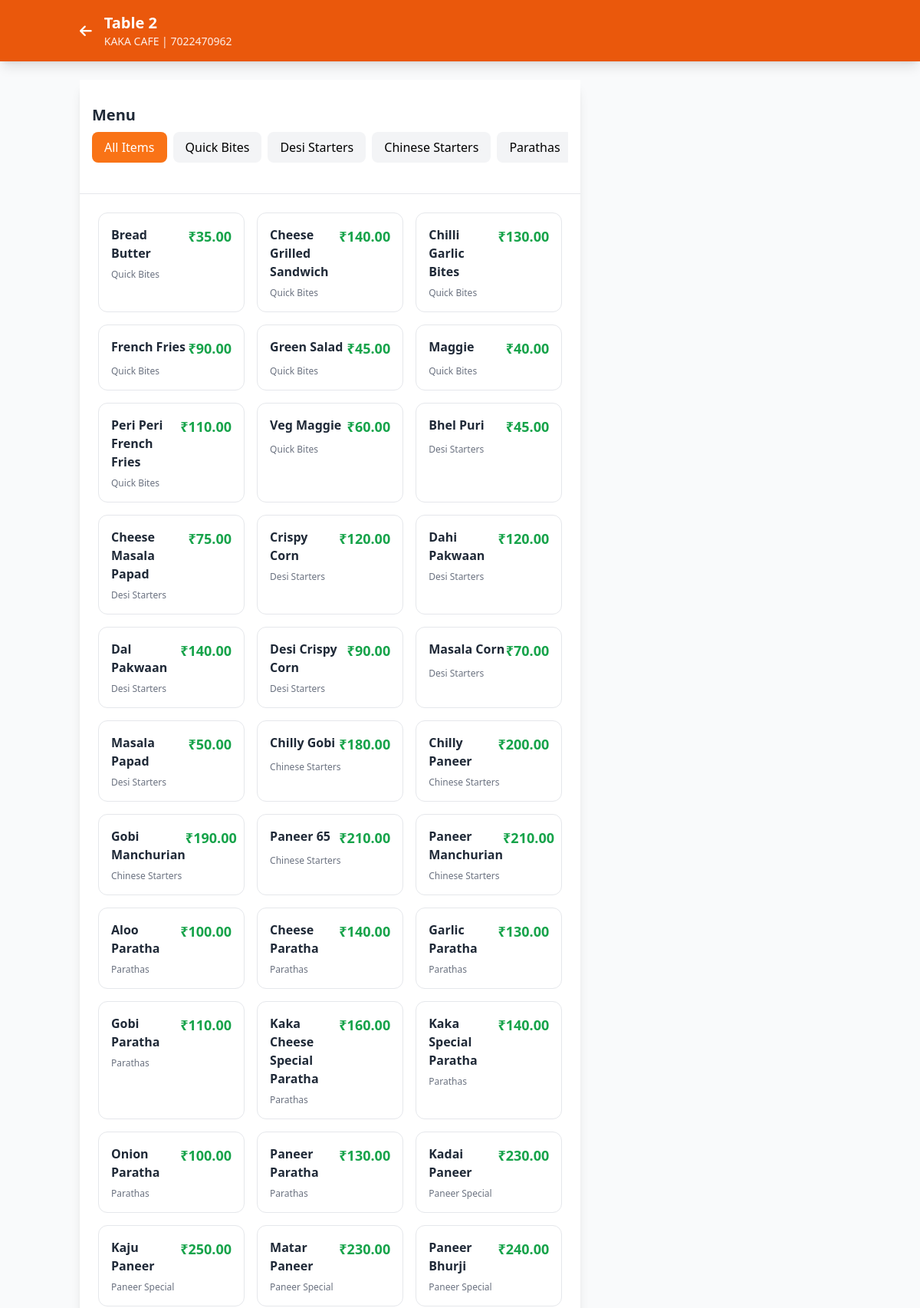
The page /table/10/ (upper part) on the database its author committed.
### pos/models.py (models this page shows, shortened)
class Table(models.Model):
    table_number = models.CharField(max_length=10, unique=True)
    table_name = models.CharField(max_length=50, blank=True)
    capacity = models.IntegerField(default=4)
    status = models.CharField(max_length=20, default='available',
                             choices=[('available', 'Available'),
                                     ('occupied', 'Occupied')])

class Restaurant(models.Model):
    name = models.CharField(max_length=200, default="KAKA CAFE")
    address = models.TextField(default="Bangalore")
    phone = models.CharField(max_length=20, default="7022470962")
    email = models.EmailField(default="contact@kakacafe.com")
    gstin = models.CharField(max_length=15, blank=True)
    logo = models.ImageField(upload_to='logos/', blank=True)

class Category(models.Model):
    name = models.CharField(max_length=100)
    display_order = models.IntegerField(default=0)
    class Meta:
        ordering = ['display_order']
        verbose_name_plural = "Categories"

class MenuItem(models.Model):
    category = models.ForeignKey(Category, on_delete=models.CASCADE, related_name='menuitems')
    name = models.CharField(max_length=200)
    description = models.TextField(blank=True)
    price = models.DecimalField(max_digits=10, decimal_places=2)
    is_available = models.BooleanField(default=True)
    class Meta:
        ordering = ['category__display_order', 'name']

### pos/views.py (the view)
# urls.py: path('table/<int:table_id>/', views.table_detail, name='table_detail'),
def table_detail(request, table_id):
    table = get_object_or_404(Table, id=table_id)
    order = Order.objects.filter(table=table, status='active').first()
    categories = Category.objects.all()
    context = {
        'table': table,
        'order': order,
        'categories': categories,
    }
    return render(request, 'pos/table_detail.html', context)

### pos/context_processors.py (called while the page is built)
def restaurant_info(request):
    restaurant = Restaurant.objects.first()
    return {
        'restaurant': restaurant if restaurant else Restaurant(),
        'now': '2024-01-10',  # You can replace with actual datetime
    }

### templates/pos/table_detail.html (shortened to what this page needs)
<!DOCTYPE html>
<html lang="en">
<head>
    <script src="https://cdn.tailwindcss.com"></script>
    <link rel="stylesheet" href="https://cdnjs.cloudflare.com/ajax/libs/font-awesome/6.4.0/css/all.min.css">
</head>
<body class="bg-gray-50">
    <header class="bg-orange-600 text-white shadow-lg">
        <div class="container mx-auto px-4 py-4">
            <div class="flex justify-between items-center">
                <div class="flex items-center space-x-4">
                    <a href="{% url 'home' %}" class="text-white hover:text-gray-200">
                        <i class="fas fa-arrow-left text-lg"></i>
                    </a>
                    <div>
                        <h1 class="text-xl font-bold">Table {{ table.table_number }}</h1>
                        <p class="text-sm opacity-90">{{ restaurant.name }} | {{ restaurant.phone }}</p>
                    </div>
                </div>
            </div>
        </div>
    </header>
    <main class="container mx-auto px-4 py-6">
        <div class="grid grid-cols-1 lg:grid-cols-3 gap-6">
            <div class="lg:col-span-2">
                <div class="bg-white rounded-xl shadow-lg">
                    <div class="sticky-categories border-b">
                        <div class="p-4">
                            <h2 class="text-xl font-bold text-gray-800 mb-2">Menu</h2>
                            <div class="flex space-x-2 overflow-x-auto pb-2">
                                <button class="category-tab px-4 py-2 rounded-lg font-medium whitespace-nowrap bg-orange-500 text-white"
                                        onclick="scrollToCategory('all')">
                                    All Items
                                </button>
                                {% for category in categories %}
                                <button class="category-tab px-4 py-2 rounded-lg font-medium whitespace-nowrap bg-gray-100 hover:bg-gray-200"
                                        onclick="scrollToCategory('{{ category.id }}')"
                                        id="tab-{{ category.id }}">
                                    {{ category.name }}
                                </button>
                                {% endfor %}
                            </div>
                        </div>
                    </div>
                    <div class="p-6" id="menu-container">
                        <div id="all-items" class="category-section">
                            <div class="grid grid-cols-1 md:grid-cols-2 lg:grid-cols-3 gap-4">
                                {% for category in categories %}
                                {% for item in category.menuitems.all %}
                                {% if item.is_available %}
                                <div class="menu-item-card border border-gray-200 rounded-xl p-4 category-{{ category.id }}"
                                     onclick="addItemToOrder({{ item.id }})">
                                    <div class="flex justify-between items-start mb-2">
                                        <div>
                                            <h3 class="font-bold text-gray-800">{{ item.name }}</h3>
                                        </div>
                                        <span class="text-lg font-bold text-green-600">₹{{ item.price }}</span>
                                    </div>
                                    <div class="text-xs text-gray-500">{{ category.name }}</div>
                                </div>
                                {% endif %}
                                {% endfor %}
                                {% endfor %}
                            </div>
                        </div>
                    </div>
                </div>
            </div>
            <div class="lg:col-span-1">
            </div>
        </div>
    </main>
</body>
</html>

### templates/pos/table_detail.html (style rules this page uses)
.menu-item-card { cursor: pointer; transition: all 0.2s ease; }
.category-section { scroll-margin-top: 80px; }
.sticky-categories { position: sticky; top: 0; z-index: 10; background: white; padding: 1rem 0; }

### rows shown on the page
Table: table_number "2"
Restaurant: name "KAKA CAFE", phone "7022470962"
Category: name "Quick Bites"
Category: name "Desi Starters"
Category: name "Chinese Starters"
Category: name "Parathas"
MenuItem: name "Bread Butter", price "35.00"
MenuItem: name "Cheese Grilled Sandwich", price "140.00"
MenuItem: name "Chilli Garlic Bites", price "130.00"
MenuItem: name "French Fries", price "90.00"
MenuItem: name "Green Salad", price "45.00"
MenuItem: name "Maggie", price "40.00"
MenuItem: name "Peri Peri French Fries", price "110.00"
MenuItem: name "Veg Maggie", price "60.00"
MenuItem: name "Bhel Puri", price "45.00"
MenuItem: name "Cheese Masala Papad", price "75.00"
MenuItem: name "Crispy Corn", price "120.00"
MenuItem: name "Dahi Pakwaan", price "120.00"
MenuItem: name "Dal Pakwaan", price "140.00"
MenuItem: name "Desi Crispy Corn", price "90.00"
MenuItem: name "Masala Corn", price "70.00"
MenuItem: name "Masala Papad", price "50.00"
MenuItem: name "Chilly Gobi", price "180.00"
MenuItem: name "Chilly Paneer", price "200.00"
MenuItem: name "Gobi Manchurian", price "190.00"
MenuItem: name "Paneer 65", price "210.00"
MenuItem: name "Paneer Manchurian", price "210.00"
MenuItem: name "Aloo Paratha", price "100.00"
MenuItem: name "Cheese Paratha", price "140.00"
MenuItem: name "Garlic Paratha", price "130.00"
MenuItem: name "Gobi Paratha", price "110.00"
MenuItem: name "Kaka Cheese Special Paratha", price "160.00"
MenuItem: name "Kaka Special Paratha", price "140.00"
MenuItem: name "Onion Paratha", price "100.00"
MenuItem: name "Paneer Paratha", price "130.00"
Category: name "Paneer Special"
MenuItem: name "Kadai Paneer", price "230.00"
MenuItem: name "Kaju Paneer", price "250.00"
MenuItem: name "Matar Paneer", price "230.00"
MenuItem: name "Paneer Bhurji", price "240.00"
